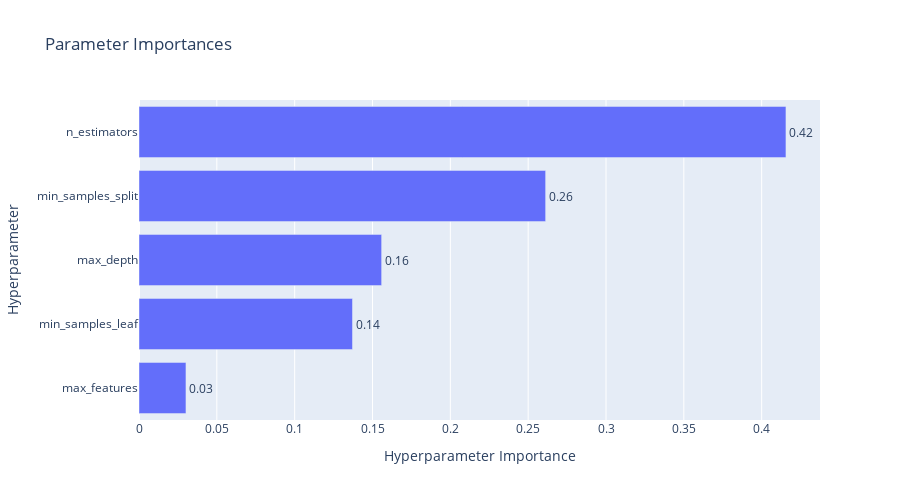

The cell this chart's notebook holds for it:
### Code cell
# パラメータの重要度
fig = plot_param_importances(study_rf)
fig.update_layout(title='Parameter Importances', width=900, height=500)
fig.show()

print("\nパラメータ重要度の解釈:")
print("- 重要度が高いパラメータ: チューニングの優先度が高い")
print("- 重要度が低いパラメータ: デフォルト値でも十分かもしれない")

### Figure 1 — Plotly figure (JSON) as saved in the notebook; plotly's stock layout.template omitted (floating-point values rounded to 4 significant figures)
{"data": [{"cliponaxis": false, "hovertemplate": ["max_features (CategoricalDistribution): 0.03016774589298584<extra></extra>", "min_samples_leaf (IntDistribution): 0.13715170679296185<extra></extra>", "max_depth (IntDistribution): 0.15587061443215153<extra></extra>", "min_samples_split (IntDistribution): 0.26121595333938685<extra></extra>", "n_estimators (IntDistribution): 0.41559397954251404<extra></extra>"], "name": "Objective Value", "orientation": "h", "text": ["0.03", "0.14", "0.16", "0.26", "0.42"], "textposition": "outside", "type": "bar", "x": [0.03017, 0.1372, 0.1559, 0.2612, 0.4156], "y": ["max_features", "min_samples_leaf", "max_depth", "min_samples_split", "n_estimators"]}], "layout": {"height": 500, "title": {"text": "Parameter Importances"}, "width": 900, "xaxis": {"title": {"text": "Hyperparameter Importance"}}, "yaxis": {"title": {"text": "Hyperparameter"}}}}
